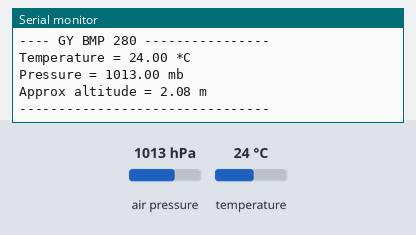
The sketch below on a simulated Arduino Uno, built with avr-gcc and run on an emulated ATmega328P. Shown: the last lines printed to the serial monitor. The test bench sets the inputs (shaded band); at power-on: air pressure 1013 hPa, temperature 24 °C.

Above: at 1.2 s.
1.3 s: air pressure set to 952 hPa
At 2.6 s:
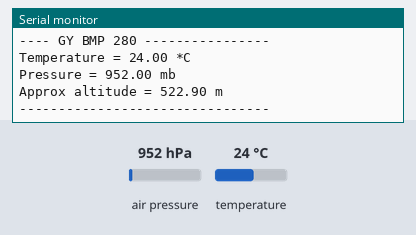
2.8 s: temperature set to 12 °C
4.3 s: air pressure set to 1000 hPa
At 6.7 s:
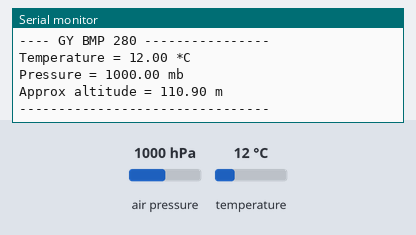
Timing chart, 0 to 8.2 s (numbered marks = the images above; inputs shaded):
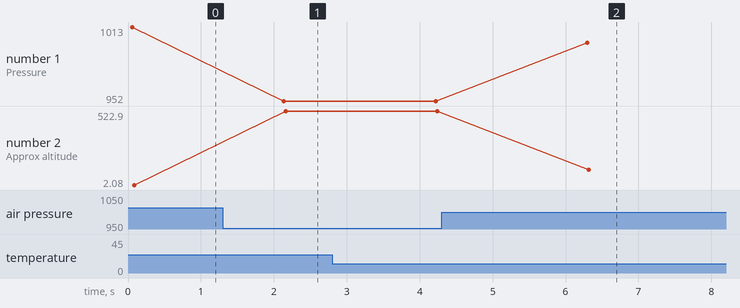

The sketch:

bmp280.ino
```cpp
/*
 * GY BMP 280 test sketch
 * http://satujamsaja.blogspot.co.id
 *
 */

#include <Wire.h>
#include <SPI.h>
#include <Adafruit_Sensor.h>
#include <Adafruit_BMP280.h>

// using I2C
Adafruit_BMP280 bme;


void setup()
{
  Serial.begin(9600);
  if (!bme.begin())
  {
    Serial.println("Could not find a valid BMP280 sensor, check wiring!");
    while (1);
  }
}

void loop()
{
    Serial.print("---- GY BMP 280 ----------------\n");
    Serial.print("Temperature = ");
    Serial.print(bme.readTemperature());
    Serial.println(" *C");
    Serial.print("Pressure = ");
    Serial.print(bme.readPressure() / 100); // 100 Pa = 1 millibar
    Serial.println(" mb");
    Serial.print("Approx altitude = ");
    Serial.print(bme.readAltitude(1013.25));
    Serial.println(" m");
    Serial.print("--------------------------------\n\n");
    delay(2000);
}
```

Measured:
- after the input at 1.3 s, the serial monitor: prints a new line after 0.84 s (image 1)
- after the input at 4.3 s, the serial monitor: prints a new line after 2.0 s (image 2)
- plotted number 1: 1013 → 952 after the input at 1.3 s, 952 → 1000 after the input at 4.3 s
- plotted number 2: 2.08 → 522.9 after the input at 1.3 s, 522.9 → 110.9 after the input at 4.3 s
